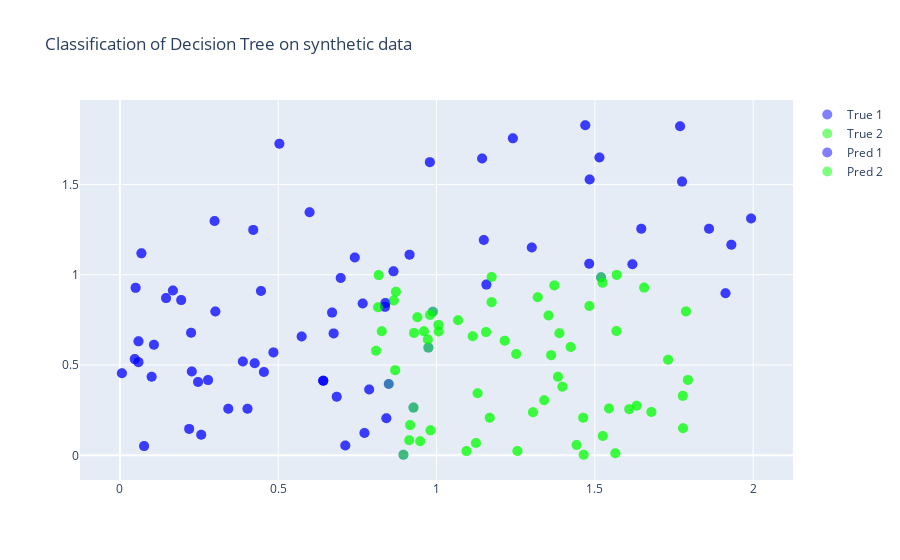

Source (notebook cell):
### Code cell
iplot(clas_plotly_plot(data.values,dt,"Decision Tree"))
